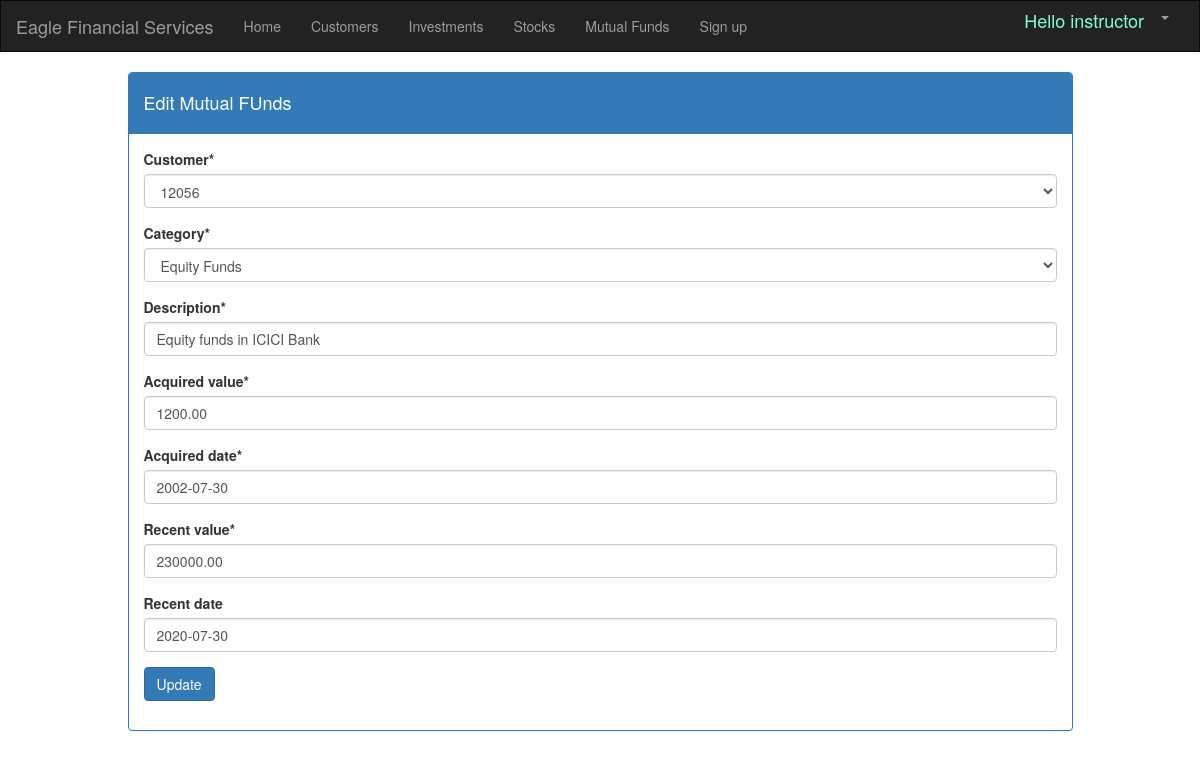
Screenshot of /mutualfund/1/edit/ (signed in) with the database file from the repository.
### users/models.py (models this page shows)
class CustomUser(AbstractUser):
    role_list = [("FA", "Financial advisor"), ("Cust", "Customer")]
    Role = models.CharField(max_length=50, choices=role_list)
    cell_phone = models.CharField(max_length=50, default=' ', null=True, blank=True)
    is_staff = models.BooleanField(default=True)
    objects = UserManager()
    class Meta:
        db_table = 'auth_user'

### portfolio/models.py (models this page shows, shortened)
class MutualFund(models.Model):
    customer = models.ForeignKey(Customer, on_delete=models.CASCADE, related_name='mutualfunds')
    category = models.CharField(max_length=50, choices=Categories)
    description = models.CharField(max_length=200)
    acquired_value = models.DecimalField(max_digits=10, decimal_places=2)
    acquired_date = models.DateField(default=timezone.now)
    recent_value = models.DecimalField(max_digits=10, decimal_places=2)
    recent_date = models.DateField(default=timezone.now, blank=True, null=True)

### portfolio/views.py (the view)
# urls.py: path('mutualfund/<int:pk>/edit/', views.mutualfund_edit, name='mutualfund_edit'),
@login_required
def mutualfund_edit(request, pk):
    mutualfund = get_object_or_404(MutualFund, pk=pk)
    if request.method == "POST":
        form = MutualFundForm(request.POST, instance=mutualfund)
        if form.is_valid():
            mutualfunds = form.save()
            mutualfunds.updated_date = timezone.now()
            mutualfunds.save()
            mutualfunds = MutualFund.objects.filter(recent_date__lte=timezone.now())
            return render(request, 'portfolio/mutualfund_list.html', {'mutualfunds': mutualfunds})
    else:
        form = MutualFundForm(instance=mutualfund)
    return render(request, 'portfolio/mutualfund_edit.html', {'form': form})

### portfolio/forms.py
class MutualFundForm(forms.ModelForm):
    class Meta:
        model = MutualFund
        fields = ('customer', 'category', 'description', 'acquired_value', 'acquired_date', 'recent_value',
                  'recent_date',)

### portfolio/models.py (called while the page is built)
    def __str__(self):
        return str(self.cust_number)

### portfolio/templates/portfolio/mutualfund_edit.html (shortened to what this page needs)
{% extends 'portfolio/base.html' %}
{% load crispy_forms_tags %}
{% block content %}
     <div class="container">
                <div class="row">
                    <div class="col-md-10 col-md-offset-1" style="margin-top: 2rem">
                        <div class="panel panel-primary mt-3" >
                            <div class="panel-heading"><h4>Edit Mutual FUnds</h4></div>
                            <div class="panel-body">
                                <form method="POST" class="mutualfund-form">
                                    {{ form|crispy }}
                                     <button type="submit" class="save btn btn-primary my-auto">Update</button>
                                </form>
                            </div>
                        </div>
                    </div>
                </div>
        </div>
{% endblock %}

### portfolio/templates/portfolio/base.html (shortened to what this page needs)
{% load staticfiles %}
{% load static %}
{% load mathfilters %}
{% load humanize %}
{% load crispy_forms_tags %}
<html lang="en">
<head>
    <link rel="stylesheet" href="https://maxcdn.bootstrapcdn.com/bootstrap/3.3.7/css/bootstrap.min.css">
</head>
<body id="app-layout">
<nav class="navbar navbar-inverse">
    <div class="container-fluid">
        <div class="navbar-header">
            <a class="navbar-brand" href="/">
                Eagle Financial Services
            </a>
        </div>
        <div class="collapse navbar-collapse" id="myNavbar">
            <ul class="nav navbar-nav">
                <li><a href="{% url 'portfolio:home' %}">Home</a></li>
                {% if user.is_superuser or user.Role == 'FA' %}
                <li><a href="{% url 'portfolio:customer_list' %}">Customers</a></li>
               <li><a href="{% url 'portfolio:investment_list' %}">Investments</a></li>
                <li><a href="{% url 'portfolio:stock_list' %}">Stocks</a></li>
                <li><a href="{% url 'portfolio:mutualfund_list' %}">Mutual Funds</a></li>
            {% endif %}
                <li><a href="{% url 'signup' %}">Sign up</a></li>
            </ul>
            <ul class="nav navbar-nav navbar-right">
                {% if user.is_authenticated %}
                    <li><h4 style="color: aquamarine;font-size: 18px;">Hello {{ user.username }}</h4></li>
                    <li class="dropdown">
                        <a href="#" class="dropdown-toggle" data-toggle="dropdown" role="button" aria-expanded="false">
                            <span class="caret"></span>
                        </a>
                    </li>
                {% else %}
                    <li><a href="{% url 'login' %}"><span class="glyphicon glyphicon-log-in"></span> Login</a></li>
                {% endif %}
            </ul>
        </div>
    </div>
</nav>
<div class="content container">
    <div class="row">
                <div class="col-md-16">
                    {% block content %}{% endblock %}
                </div>
    </div>
</div>
</body>
</html>

### portfolio/templates/portfolio/base.html (style rules this page uses)
.navbar { margin-bottom: 0; border-radius: 0; }

### rows the page displays
MutualFund: customer "12056", category "Equity Funds", description "Equity funds in ICICI Bank", acquired_value "1200.00", acquired_date "2002-07-30", recent_value "230000.00", recent_date "2020-07-30"

### other values shown
{{ user.username }} "instructor"
